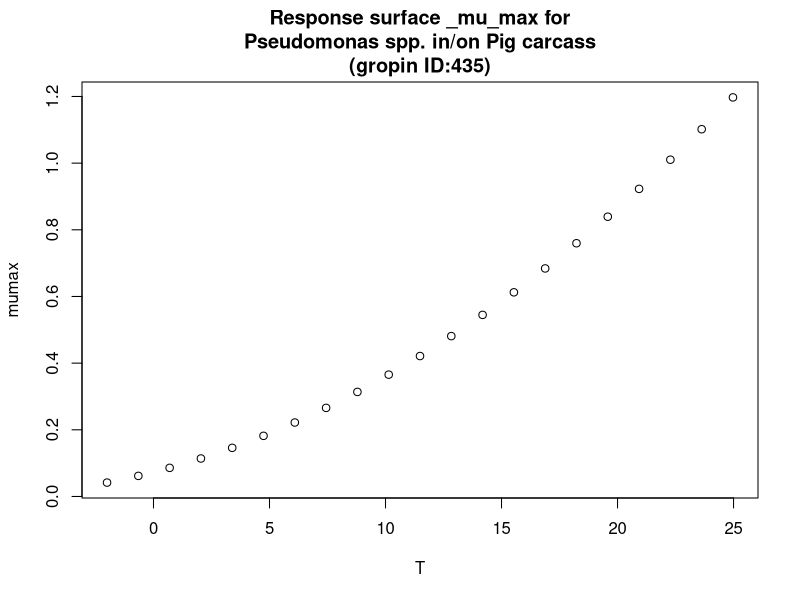

Reproduce this figure in R.
#############################
# start of Parameter script
#############################
T <- seq(-2.002,24.975024975025,length.out=21)
#############################
# end of Parameter script
#############################
############################# 
# start of Model script Gropin ID 435 
#############################
 
# constant coefficients for this model
 
variables <- data.frame(T)
argumentsPar <- unique.data.frame(expand.grid(variables))
 
# heart of the model
response_surface <- function(T) {
   mumax <-(0.033*T+0.27)^2

	return(mumax=mumax)
} 

# output parameters
responseSurface <- cbind(argumentsPar,response_surface(argumentsPar['T']))
colnames(responseSurface) <- c(colnames(argumentsPar),'mumax')
#############################
# End of Model script
#############################
############################# 
# start of Visualisation script Gropin ID 435 
#############################
titleText <-'Response surface _mu_max for
Pseudomonas spp. in/on Pig carcass
(gropin ID:435)'
plot(T,responseSurface$'mumax',xlab='T',
                          ylab='mumax',main=titleText)
#############################
# End of Visualisation script
#############################
